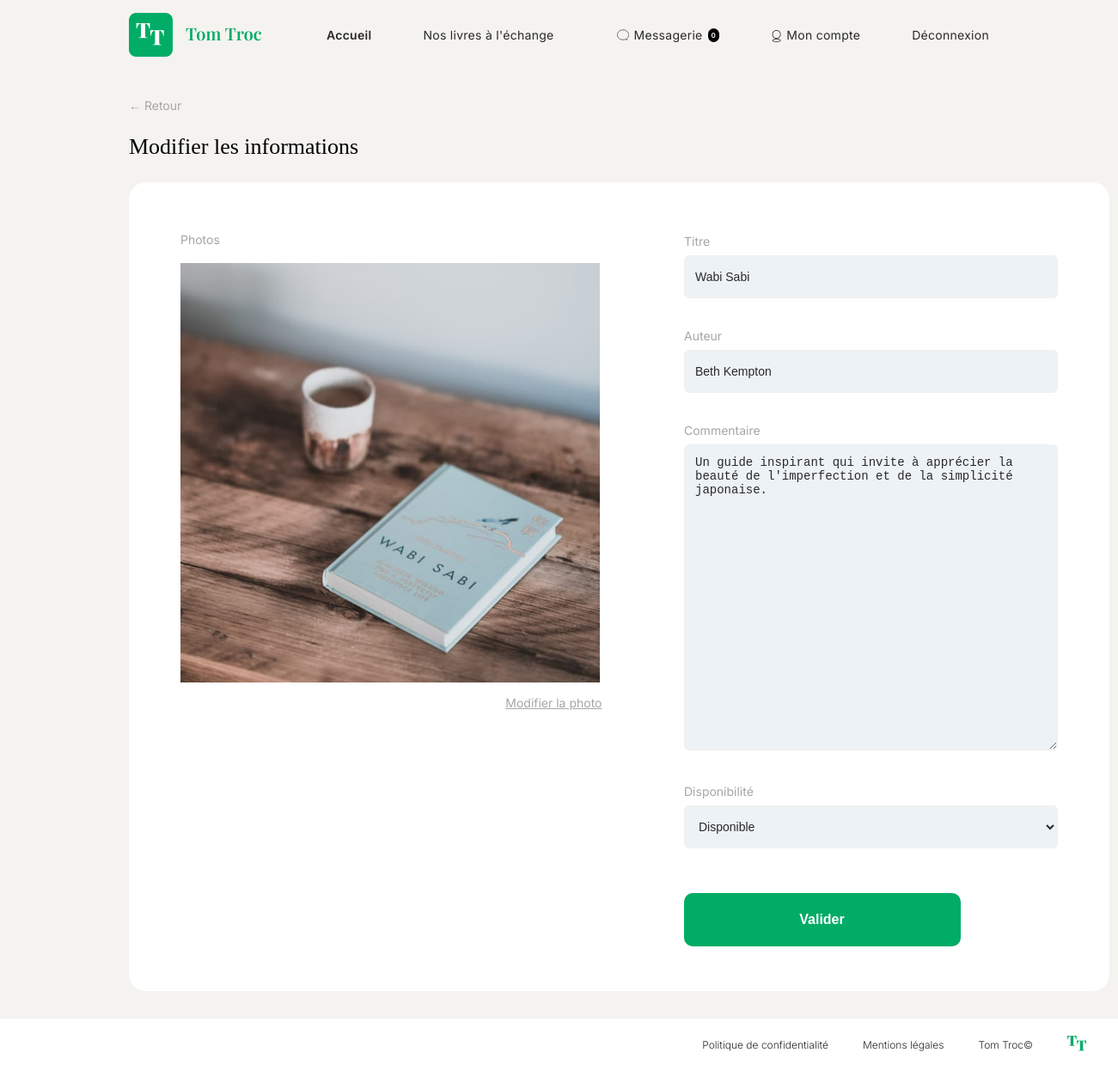
The app's page /book/editBook/14 (signed in) with its own data.
### tables this page shows
CREATE TABLE `books` (
  `id` int(10) UNSIGNED NOT NULL,
  `user_id` int(10) UNSIGNED NOT NULL,
  `title` varchar(150) NOT NULL,
  `author` varchar(100) DEFAULT NULL,
  `description` text DEFAULT NULL,
  `image` varchar(255) DEFAULT NULL,
  `status` tinyint(4) NOT NULL DEFAULT 1,
  `created_at` datetime NOT NULL DEFAULT current_timestamp(),
  `updated_at` datetime DEFAULT NULL ON UPDATE current_timestamp()
);

### controllers/AbstractController.php (called while the page is built, shortened)
<?php
abstract class AbstractController {
    protected function render(string $viewPath, array $data = []): void {
        extract($data);
        require_once $viewPath;
    }
}

### index.php (called while the page is built, shortened)
<?php
require_once 'Autoload.php';
$router = new Router();
$router->routeRequest();

### models/BookManager.php (called while the page is built, shortened)
<?php
class BookManager extends AbstractManager
{
    public function getBookById( int $id): ?BookWithOwnerDTO
    {
        $dbConnection = $this->db->getConnection();
        $query = "SELECT books.*, users.pseudo, users.avatar
                  FROM books
                  JOIN users ON books.user_id = users.id
                  WHERE books.id = :id";
        $req = $dbConnection->prepare($query);
        $req->execute([':id' => $id]);
        $data = $req->fetch(PDO::FETCH_ASSOC);
        if ($data) {
            $book = new Book(
                $data['id'],
                $data['title'],
                $data['author'],
                $data['description'],
                $data['image'],
                $data['user_id'],
                $data['created_at'],
                $data['updated_at'],
                $data['status']
            );
            return new BookWithOwnerDTO($book, $data['pseudo'], $data['avatar']);
        }
        return null;
    }
}

### Autoload.php (called while the page is built, shortened)
<?php
class Autoload
{
    public static function load(string $className): void
    {
        $baseDir = __DIR__ . '/';
        $directories = [
            'controllers/',
            'models/',
            'core/',
            'services/',
            '/'
        ];
        foreach ($directories as $directory) {
            $file = $baseDir . $directory . $className . '.php';
            if (file_exists($file)) {
                return;
            }
        }
    }
}

### models/BookWithOwnerDTO.php (called while the page is built, shortened)
<?php
class BookWithOwnerDTO
{
    private Book $book;
    public function __construct(Book $book, string $ownerPseudo, string $ownerAvatar)
    {
        $this->book = $book;
    }
    public function getId(): ?int { return $this->book->getId(); }
    public function getTitle(): string { return $this->book->getTitle(); }
    public function getAuthor(): string { return $this->book->getAuthor(); }
    public function getDescription(): string { return $this->book->getDescription(); }
    public function getImage(): string { return $this->book->getImage(); }
    public function getStatus(): int { return $this->book->getStatus(); }
}

### models/Book.php (called while the page is built, shortened)
<?php
class Book {
    private $id;
    private $title;
    private $author;
    private $description;
    private $image;
    private $status;
    public function __construct($id, $title, $author, $description, $image, $userId, $createdAt, $updatedAt, $status) {
        $this->id = $id ? (int)$id : null;
        $this->title = $title;
        $this->author = $author;
        $this->description = $description;
        $this->image = $image;
        $this->status = (int)$status;
    }
    public function getId(): ?int { return $this->id; }
    public function getTitle(): string { return $this->title; }
    public function getAuthor(): string { return $this->author; }
    public function getDescription(): string { return $this->description; }
    public function getImage(): string { return $this->image ?: 'default-book.jpg'; }
    public function getStatus(): int { return $this->status; }
}

### views/books/editBook.php (the view, shortened to what this page needs)
<section class="edit-book">
    <div class="edit-book-container">
        <a href="<?= ROOT ?>/user/account" class="back-link">← Retour</a>
        <h1 class="edit-title">Modifier les informations</h1>
        <div class="edit-content-box">
            <form action="<?= ROOT ?>/book/editBook/<?= $book->getId() ?>" method="POST" enctype="multipart/form-data" class="edit-form" id="edit-book-form">
                <div class="edit-left">
                    <p class="section-label">Photos</p>
                    <div class="book-image-wrapper">
                        <img src="<?= ROOT ?>/public/img/cover/<?= htmlspecialchars($book->getImage()) ?>" alt="<?= htmlspecialchars($book->getTitle()) ?>" id="preview-image">
                    </div>
                    <label for="upload-book-image" class="edit-photo-link">Modifier la photo</label>
                </div>
                <div class="edit-right">
                    <div class="form-group">
                        <label for="title">Titre</label>
                        <input type="text" id="title" name="title" value="<?= htmlspecialchars($formData['title'] ?? $book->getTitle(), ENT_QUOTES, 'UTF-8') ?>" required>
                    </div>
                    <div class="form-group">
                        <label for="author">Auteur</label>
                        <input type="text" id="author" name="author" value="<?= htmlspecialchars($formData['author'] ?? $book->getAuthor(), ENT_QUOTES, 'UTF-8') ?>" required>
                    </div>
                    <div class="form-group">
                        <label for="description">Commentaire</label>
                        <textarea id="description" name="description" rows="10" required><?= htmlspecialchars($formData['description'] ?? $book->getDescription(), ENT_QUOTES, 'UTF-8') ?></textarea>
                    </div>
                    <div class="form-group">
                        <label for="status">Disponibilité</label>
                        <select id="status" name="status">
                            <option value="1" <?= $book->getStatus() == 1 ? 'selected' : '' ?>>Disponible</option>
                        </select>
                    </div>
                    <button type="submit" class="btn-primary validate-btn">Valider</button>
                </div>
            </form>
        </div>
    </div>
</section>

### public/css/style.css (style rules this page uses)
:root { --color-primary: #00AC66; --color-primary-dark: #006D41; --color-bg-light: #F5F3EF; --color-bg-lighter: #FAF9F7; --color-bg-white: #FFFFFF; --color-bg-input: #EDF2F6; --color-text-dark: #292929; --color-text-black: #000000; --color-text-gray: #A6A6A6; --color-success: #6DC5A1; --color-error: #C56D6D; --color-border: #F0F0F0; --color-border-input: #E5E5E5; }
* { margin: 0; padding: 0; }
body { font-family: "Inter", sans-serif; background-color: var(--color-bg-light); }
h1 { font-family: "Playfair Display", serif; font-weight: 400; font-size: 36px; line-height: 1; color: var(--color-text-black); }
p { font-weight: 300; font-size: 16px; line-height: 1; }
.btn-primary, .btn-secondary, .btn-message, .btn-account, .btn-message-large { font-size: 16px; font-weight: 600; border-radius: 10px; cursor: pointer; text-decoration: none; display: inline-block; }
.btn-primary { background-color: var(--color-primary); color: var(--color-bg-white); padding: 22px 38px; border: none; transition: background-color 0.3s ease; }
.form-group { margin-bottom: 35px; }
.form-group:last-of-type { margin-bottom: 12px; }
.form-group label, .edit-form label, .account-form label { font-size: 14px; font-weight: 400; color: var(--color-text-gray); display: block; }
.form-group label { margin-bottom: 5px; }
.edit-form label { margin-bottom: 8px; }
.form-group input, .edit-form input, .edit-form textarea, .edit-form select, .account-form input { padding: 12px; font-size: 14px; font-weight: 400; color: var(--color-text-dark); border: 1px solid var(--color-border); border-radius: 6px; box-sizing: border-box; }
.form-group input { width: 100%; height: 50px; }
.edit-form input, .edit-form textarea, .edit-form select { width: 100%; background-color: var(--color-bg-input); transition: border 0.2s ease, background-color 0.2s ease; }
.edit-book { padding: 32px 0; }
.edit-book-container { max-width: 1440px; margin: 0 auto; padding: 0 150px; }
.back-link { font-size: 14px; font-weight: 400; color: var(--color-text-gray); text-decoration: none; display: inline-block; margin-bottom: 20px; }
.edit-title { font-family: "Playfair Display", serif; font-size: 26px; font-weight: 400; color: var(--color-text-black); margin-top: 7px; margin-bottom: 28px; }
.edit-content-box { background-color: var(--color-bg-white); width: 1141px; height: 941px; border-radius: 20px; display: flex; gap: 40px; padding: 60px; box-sizing: border-box; }
.edit-left, .edit-right { width: 50%; display: flex; flex-direction: column; }
.edit-right { align-items: flex-end; }
.section-label { font-size: 14px; font-weight: 400; color: var(--color-text-gray); margin-bottom: 20px; }
.book-image-wrapper { width: 488px; height: 488px; overflow: hidden; }
.book-image-wrapper img { width: 100%; height: 100%; object-fit: cover; object-position: bottom; }
.edit-photo-link { font-size: 12px; font-weight: 400; color: var(--color-text-dark); text-decoration: underline; cursor: pointer; display: block; text-align: right; margin-top: 15px; }
.edit-form { display: flex; gap: 40px; width: 100%; }
.edit-form input[name="title"], .edit-form input[name="author"], .edit-form select[name="status"] { width: 435px; height: 50px; }
.edit-form textarea[name="description"] { width: 435px; height: 356px; }
.edit-form textarea { resize: vertical; }
.validate-btn { width: 322px; height: 63px; margin: 40px 0 0 55px; align-self: flex-start; }

### records on screen
books: image (picture), title "Wabi Sabi", author "Beth Kempton", description "Un guide inspirant qui invite à apprécier la beauté de l'imperfection et de la simplicité japonaise.", status "Disponible"

### other values on screen
$conversationsCount "0"
